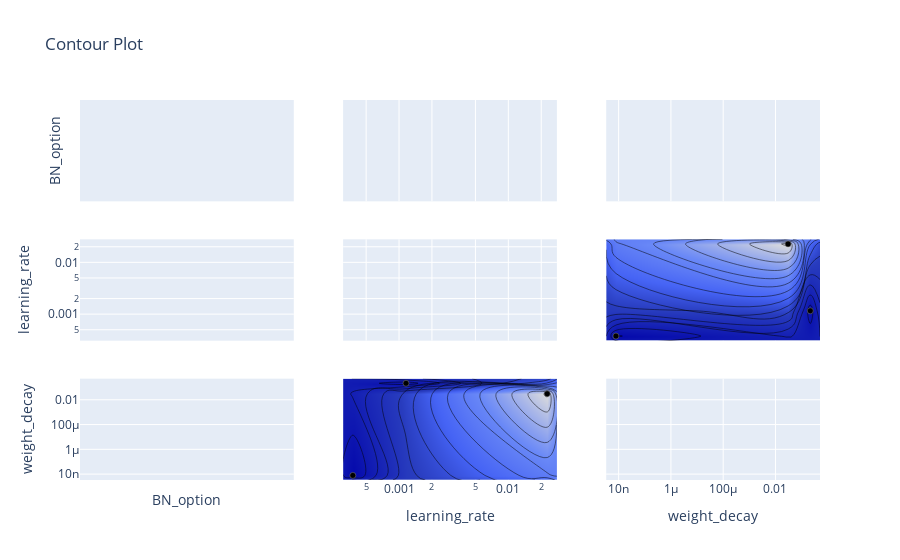

Notebook cell for this chart:
### Code cell
visualize.plot_contour(study)

### Figure 1 — Plotly figure (JSON) as saved in the notebook; plotly's stock layout.template omitted (floating-point values rounded to 4 significant figures)
{"data": [{"type": "scatter", "xaxis": "x", "yaxis": "y"}, {"showscale": true, "type": "contour", "xaxis": "x4", "yaxis": "y4"}, {"type": "scatter", "xaxis": "x4", "yaxis": "y4"}, {"showscale": false, "type": "contour", "xaxis": "x7", "yaxis": "y7"}, {"type": "scatter", "xaxis": "x7", "yaxis": "y7"}, {"showscale": false, "type": "contour", "xaxis": "x2", "yaxis": "y2"}, {"type": "scatter", "xaxis": "x2", "yaxis": "y2"}, {"type": "scatter", "xaxis": "x5", "yaxis": "y5"}, {"autocontour": true, "colorbar": {"title": {"text": "Objective Value"}}, "colorscale": [[0, "rgb(5,10,172)"], [0.35, "rgb(40,60,190)"], [0.5, "rgb(70,100,245)"], [0.6, "rgb(90,120,245)"], [0.7, "rgb(106,137,247)"], [1, "rgb(220,220,220)"]], "connectgaps": true, "contours": {"coloring": "heatmap", "end": 0.58, "size": 0.01, "start": 0.44}, "hoverinfo": "none", "line": {"smoothing": 1.3}, "reversescale": false, "showscale": false, "type": "contour", "x": [0.0003077, 0.0003776, 0.001158, 0.02267, 0.02782], "xaxis": "x8", "y": [3.349e-09, 7.883e-09, 0.03036, 0.2148, 0.5057], "yaxis": "y8", "z": [[null, null, null, null, null], [null, 0.4392, null, null, null], [null, null, null, 0.5821, null], [null, null, 0.4443, null, null], [null, null, null, null, null]]}, {"marker": {"color": "black", "line": {"color": "Grey", "width": 0.5}}, "mode": "markers", "showlegend": false, "type": "scatter", "x": [0.001158, 0.0003776, 0.02267], "xaxis": "x8", "y": [0.2148, 7.883e-09, 0.03036], "yaxis": "y8"}, {"showscale": false, "type": "contour", "xaxis": "x3", "yaxis": "y3"}, {"type": "scatter", "xaxis": "x3", "yaxis": "y3"}, {"autocontour": true, "colorbar": {"title": {"text": "Objective Value"}}, "colorscale": [[0, "rgb(5,10,172)"], [0.35, "rgb(40,60,190)"], [0.5, "rgb(70,100,245)"], [0.6, "rgb(90,120,245)"], [0.7, "rgb(106,137,247)"], [1, "rgb(220,220,220)"]], "connectgaps": true, "contours": {"coloring": "heatmap", "end": 0.58, "size": 0.01, "start": 0.44}, "hoverinfo": "none", "line": {"smoothing": 1.3}, "reversescale": false, "showscale": false, "type": "contour", "x": [3.349e-09, 7.883e-09, 0.03036, 0.2148, 0.5057], "xaxis": "x6", "y": [0.0003077, 0.0003776, 0.001158, 0.02267, 0.02782], "yaxis": "y6", "z": [[null, null, null, null, null], [null, 0.4392, null, null, null], [null, null, null, 0.4443, null], [null, null, 0.5821, null, null], [null, null, null, null, null]]}, {"marker": {"color": "black", "line": {"color": "Grey", "width": 0.5}}, "mode": "markers", "showlegend": false, "type": "scatter", "x": [0.2148, 7.883e-09, 0.03036], "xaxis": "x6", "y": [0.001158, 0.0003776, 0.02267], "yaxis": "y6"}, {"type": "scatter", "xaxis": "x9", "yaxis": "y9"}], "layout": {"autosize": true, "title": {"text": "Contour Plot"}, "xaxis": {"anchor": "y", "domain": [0, 0.2889], "matches": "x7", "range": [0, 0], "showticklabels": false, "type": "category"}, "xaxis2": {"anchor": "y2", "domain": [0.3556, 0.6444], "matches": "x8", "range": [-3.512, -1.556], "showticklabels": false, "type": "log"}, "xaxis3": {"anchor": "y3", "domain": [0.7111, 1], "matches": "x9", "range": [-8.475, -0.2961], "showticklabels": false, "type": "log"}, "xaxis4": {"anchor": "y4", "domain": [0, 0.2889], "matches": "x7", "range": [0, 0], "showticklabels": false, "type": "category"}, "xaxis5": {"anchor": "y5", "domain": [0.3556, 0.6444], "matches": "x8", "range": [-3.512, -1.556], "showticklabels": false, "type": "log"}, "xaxis6": {"anchor": "y6", "domain": [0.7111, 1], "matches": "x9", "range": [-8.475, -0.2961], "showticklabels": false, "type": "log"}, "xaxis7": {"anchor": "y7", "domain": [0, 0.2889], "range": [0, 0], "title": {"text": "BN_option"}, "type": "category"}, "xaxis8": {"anchor": "y8", "domain": [0.3556, 0.6444], "range": [-3.512, -1.556], "title": {"text": "learning_rate"}, "type": "log"}, "xaxis9": {"anchor": "y9", "domain": [0.7111, 1], "range": [-8.475, -0.2961], "title": {"text": "weight_decay"}, "type": "log"}, "yaxis": {"anchor": "x", "domain": [0.7333, 1], "range": [0, 0], "title": {"text": "BN_option"}, "type": "category"}, "yaxis2": {"anchor": "x2", "domain": [0.7333, 1], "matches": "y", "range": [0, 0], "showticklabels": false, "type": "category"}, "yaxis3": {"anchor": "x3", "domain": [0.7333, 1], "matches": "y", "range": [0, 0], "showticklabels": false, "type": "category"}, "yaxis4": {"anchor": "x4", "domain": [0.3667, 0.6333], "range": [-3.512, -1.556], "title": {"text": "learning_rate"}, "type": "log"}, "yaxis5": {"anchor": "x5", "domain": [0.3667, 0.6333], "matches": "y4", "range": [-3.512, -1.556], "showticklabels": false, "type": "log"}, "yaxis6": {"anchor": "x6", "domain": [0.3667, 0.6333], "matches": "y4", "range": [-3.512, -1.556], "showticklabels": false, "type": "log"}, "yaxis7": {"anchor": "x7", "domain": [0, 0.2667], "range": [-8.475, -0.2961], "title": {"text": "weight_decay"}, "type": "log"}, "yaxis8": {"anchor": "x8", "domain": [0, 0.2667], "matches": "y7", "range": [-8.475, -0.2961], "showticklabels": false, "type": "log"}, "yaxis9": {"anchor": "x9", "domain": [0, 0.2667], "matches": "y7", "range": [-8.475, -0.2961], "showticklabels": false, "type": "log"}}}
